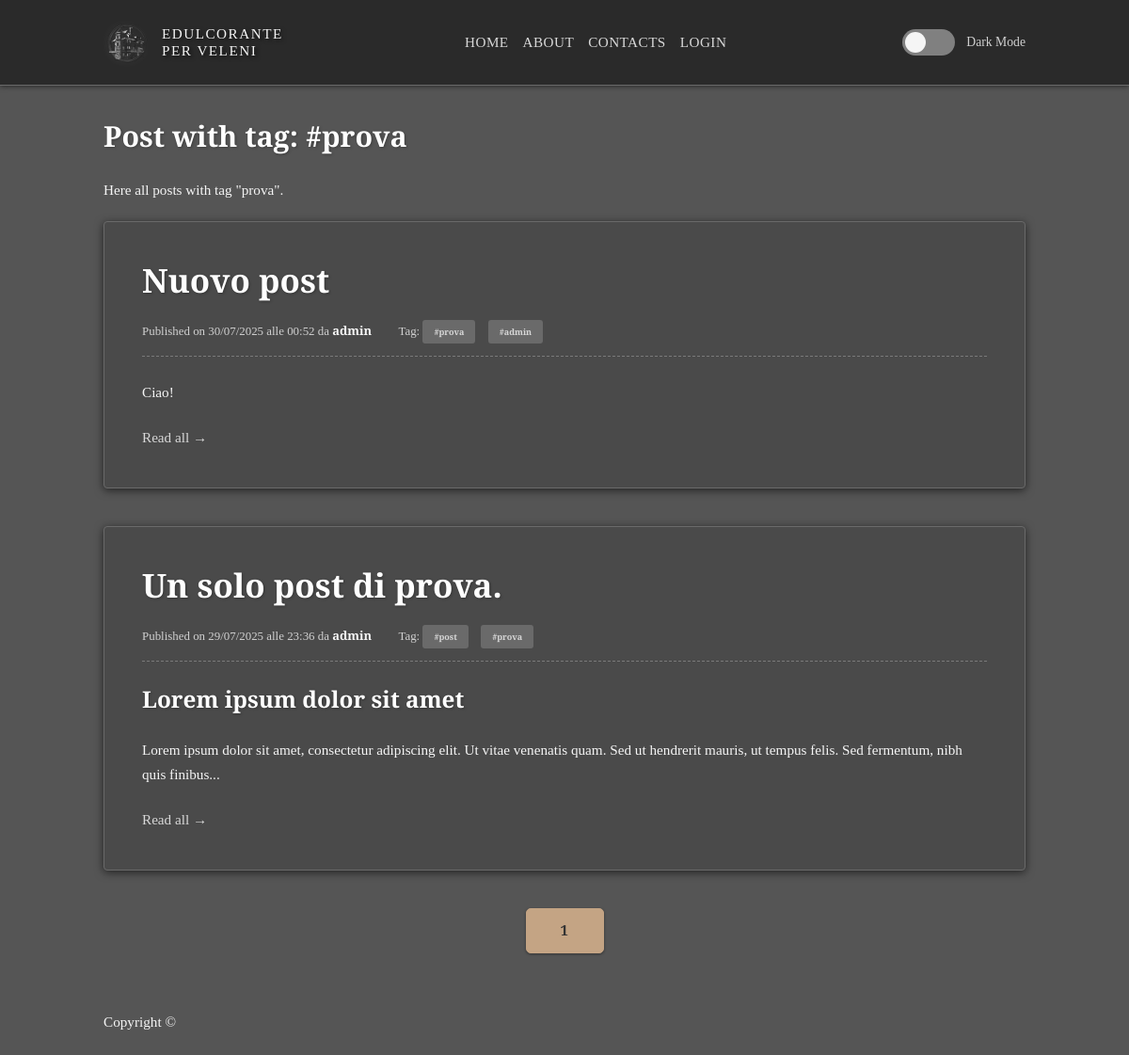
/tag/prova, run on an earlier commit of the app's database.
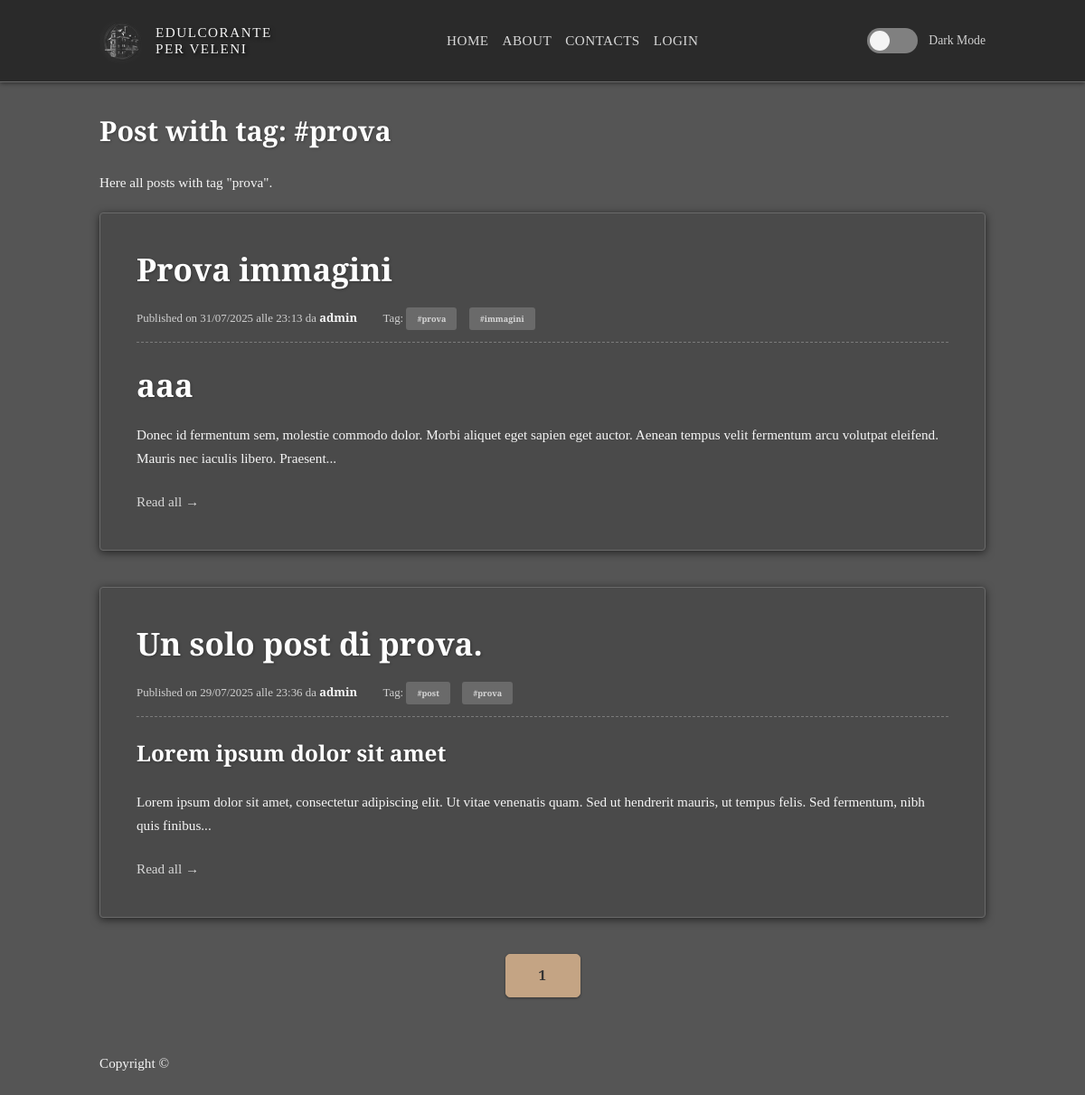
And on a later commit of the database.
### app.py (models this page shows, shortened)
class Post(db.Model):
    id = db.Column(db.Integer, primary_key=True)
    title = db.Column(db.String(200), nullable=False)
    content = db.Column(db.Text, nullable=False)
    creation_date = db.Column(db.DateTime, default=datetime.now())
    user_id = db.Column(db.Integer, db.ForeignKey('user.id'), nullable=False)
    image_file = db.Column(db.String(28), nullable=True, default=None)
    tags = db.relationship('Tag', secondary=post_tags, backref=db.backref('posts', lazy='dynamic'))

class User(db.Model, UserMixin):
    id = db.Column(db.Integer, primary_key=True)
    is_admin = db.Column(db.Boolean, default=False)
    is_banned = db.Column(db.Boolean, default=False, nullable=False)
    username = db.Column(db.String(28), unique=True, nullable=False)
    email = db.Column(db.String(120), unique=True, nullable=False)
    password_hash = db.Column(db.String(128), nullable=False)
    profile_picture = db.Column(db.String(50), nullable=False, default='default.png')
    role = db.Column(db.String(20), default="contributor", nullable=False)
    bio = db.Column(db.Text, nullable=True)
    link = db.Column(db.String(255), nullable=True)
    post = db.relationship('Post', backref='author', lazy='dynamic')

class Tag(db.Model):
    id = db.Column(db.Integer, primary_key=True)
    tag_name = db.Column(db.String(28), nullable=False, unique=True)

### app.py (the view)
@app.route('/tag/<string:tag_name>')
def posts_by_tags(tag_name):
    page = request.args.get('page', 1, type=int)
    tag = Tag.query.filter_by(tag_name=tag_name).first_or_404()
    tagged_posts = tag.posts.order_by(Post.creation_date.desc()).paginate(page=page, per_page=5)
    return render_template('tagged_post.html', title = f'Post with tag {tag.tag_name}', tag=tag, posts=tagged_posts)

### templates/tagged_post.html (shortened to what this page needs)
{% extends "base.html" %}
{% block content %}
    <h2>Post with tag: #{{ tag.tag_name }}</h2>
    <p>Here all posts with tag "{{ tag.tag_name }}".</p>
    {% for post in posts.items %}
        <article class="blog-post">
            <h2><a href="{{ url_for('view_post', post_id=post.id)}}">{{ post.title }}</a></h2>
            <p class="meta">
                Published on {{ post.creation_date.strftime('%d/%m/%Y alle %H:%M') }} da
                <a href="{{ url_for('user_profile', username=post.author.username) }}">{{ post.author.username }}</a>
                {% if post.tags %}
                    <span class="tags">
                        Tag:
                        {% for t in post.tags %}
                            <a href="{{ url_for('posts_by_tags', tag_name=t.tag_name) }}">#{{ t.tag_name }}</a>
                        {% endfor %}
                    </span>
                {% endif %}
            </p>
            <p>{{ post.content | truncate(200) | safe }}</p>
            <a href="{{ url_for('view_post', post_id=post.id)}}" class="read-more">Read all &rarr;</a>
        </article>
    {% else %}
        <p>No post with this tag.</p>
    {% endfor %}
    <div class="pagination">
        {% for page_num in posts.iter_pages(left_edge=1, right_edge=1, left_current=2, right_current=2) %}
            {% if page_num %}
                {% if posts.page == page_num %}
                    <a href="{{ url_for('posts_by_tags', tag_name=tag.tag_name, page=page_num) }}" class="btn active">{{ page_num }}</a>
                {% else %}
                    <a href="{{ url_for('posts_by_tags', tag_name=tag.tag_name, page=page_num) }}" class="btn">{{ page_num }}</a>
                {% endif %}
            {% else %}
                <span>...</span>
            {% endif %}
        {% endfor %}
    </div>
{% endblock %}

What changed in the data, as far as the page shows it:
no longer on this page (row edited): Post: title "Nuovo post", creation_date "30/07/2025 alle 00:52", author.username "admin", content "Ciao!", Tag (tag_name "prova")
removed Tag: tag_name "admin", shown under "Nuovo post"
now on this page (row edited): Post: title "Prova immagini", creation_date "31/07/2025 alle 23:13", author.username "admin", content "aaa Donec id fermentum sem, molestie commodo dolor. Morbi aliquet eget sapien eget auctor. Aenean tempus velit fermentum arcu volutpat eleifend. Mauris nec iaculis libero. Praesent...", Tag (tag_name "prova")
added Tag: tag_name "immagini", shown under "Prova immagini"
